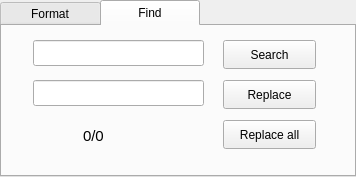
<?xml version="1.0" encoding="UTF-8"?>
<ui version="4.0">
 <class>SearchWidget</class>
 <widget class="QWidget" name="SearchWidget">
  <property name="geometry">
   <rect>
    <x>0</x>
    <y>0</y>
    <width>356</width>
    <height>177</height>
   </rect>
  </property>
  <property name="minimumSize">
   <size>
    <width>300</width>
    <height>177</height>
   </size>
  </property>
  <property name="maximumSize">
   <size>
    <width>1020010</width>
    <height>177</height>
   </size>
  </property>
  <property name="windowTitle">
   <string>Form</string>
  </property>
  <layout class="QVBoxLayout" name="verticalLayout">
   <property name="spacing">
    <number>0</number>
   </property>
   <property name="leftMargin">
    <number>0</number>
   </property>
   <property name="topMargin">
    <number>0</number>
   </property>
   <property name="rightMargin">
    <number>0</number>
   </property>
   <property name="bottomMargin">
    <number>0</number>
   </property>
   <item>
    <widget class="QWidget" name="widget" native="true">
     <layout class="QHBoxLayout" name="horizontalLayout">
      <property name="leftMargin">
       <number>0</number>
      </property>
      <property name="topMargin">
       <number>0</number>
      </property>
      <property name="rightMargin">
       <number>0</number>
      </property>
      <property name="bottomMargin">
       <number>0</number>
      </property>
      <item>
       <widget class="QTabWidget" name="tabWidget1">
        <property name="styleSheet">
         <string notr="true">QTabBar::tab {
    width: 100px;
}
</string>
        </property>
        <property name="currentIndex">
         <number>1</number>
        </property>
        <widget class="QWidget" name="tab">
         <attribute name="title">
          <string>Format</string>
         </attribute>
         <layout class="QVBoxLayout" name="verticalLayout_3">
          <item alignment="Qt::AlignHCenter">
           <widget class="QWidget" name="widget_3" native="true">
            <property name="minimumSize">
             <size>
              <width>350</width>
              <height>140</height>
             </size>
            </property>
            <property name="maximumSize">
             <size>
              <width>35</width>
              <height>140</height>
             </size>
            </property>
            <property name="layoutDirection">
             <enum>Qt::LeftToRight</enum>
            </property>
            <widget class="QPushButton" name="pushButton_4">
             <property name="geometry">
              <rect>
               <x>10</x>
               <y>10</y>
               <width>93</width>
               <height>29</height>
              </rect>
             </property>
             <property name="text">
              <string>Bold</string>
             </property>
            </widget>
            <widget class="QPushButton" name="pushButton_5">
             <property name="geometry">
              <rect>
               <x>10</x>
               <y>40</y>
               <width>93</width>
               <height>29</height>
              </rect>
             </property>
             <property name="text">
              <string>Italic</string>
             </property>
            </widget>
            <widget class="QPushButton" name="pushButton_6">
             <property name="geometry">
              <rect>
               <x>10</x>
               <y>70</y>
               <width>93</width>
               <height>29</height>
              </rect>
             </property>
             <property name="text">
              <string>Underline</string>
             </property>
            </widget>
            <widget class="QSpinBox" name="spinBox">
             <property name="geometry">
              <rect>
               <x>120</x>
               <y>40</y>
               <width>81</width>
               <height>26</height>
              </rect>
             </property>
             <property name="minimum">
              <number>6</number>
             </property>
             <property name="maximum">
              <number>54</number>
             </property>
             <property name="value">
              <number>12</number>
             </property>
            </widget>
            <widget class="QLabel" name="label_2">
             <property name="geometry">
              <rect>
               <x>120</x>
               <y>10</y>
               <width>91</width>
               <height>31</height>
              </rect>
             </property>
             <property name="font">
              <font>
               <pointsize>12</pointsize>
              </font>
             </property>
             <property name="text">
              <string>Font size</string>
             </property>
            </widget>
            <widget class="QLabel" name="label_3">
             <property name="geometry">
              <rect>
               <x>220</x>
               <y>10</y>
               <width>91</width>
               <height>31</height>
              </rect>
             </property>
             <property name="font">
              <font>
               <pointsize>12</pointsize>
              </font>
             </property>
             <property name="text">
              <string>Color</string>
             </property>
            </widget>
            <widget class="QPushButton" name="pushButton_7">
             <property name="geometry">
              <rect>
               <x>210</x>
               <y>40</y>
               <width>93</width>
               <height>29</height>
              </rect>
             </property>
             <property name="text">
              <string>Pick</string>
             </property>
            </widget>
            <widget class="QPushButton" name="pushButton_8">
             <property name="geometry">
              <rect>
               <x>120</x>
               <y>70</y>
               <width>93</width>
               <height>29</height>
              </rect>
             </property>
             <property name="text">
              <string>Advanced</string>
             </property>
            </widget>
           </widget>
          </item>
         </layout>
        </widget>
        <widget class="QWidget" name="tab_2">
         <property name="styleSheet">
          <string notr="true"/>
         </property>
         <attribute name="title">
          <string>Find</string>
         </attribute>
         <layout class="QVBoxLayout" name="verticalLayout_2">
          <property name="leftMargin">
           <number>0</number>
          </property>
          <property name="topMargin">
           <number>0</number>
          </property>
          <property name="rightMargin">
           <number>0</number>
          </property>
          <property name="bottomMargin">
           <number>0</number>
          </property>
          <item alignment="Qt::AlignHCenter">
           <widget class="QWidget" name="widget_2" native="true">
            <property name="minimumSize">
             <size>
              <width>350</width>
              <height>140</height>
             </size>
            </property>
            <property name="maximumSize">
             <size>
              <width>35</width>
              <height>140</height>
             </size>
            </property>
            <property name="layoutDirection">
             <enum>Qt::LeftToRight</enum>
            </property>
            <widget class="QPushButton" name="pushButton">
             <property name="geometry">
              <rect>
               <x>220</x>
               <y>10</y>
               <width>93</width>
               <height>29</height>
              </rect>
             </property>
             <property name="text">
              <string>Search</string>
             </property>
            </widget>
            <widget class="QPushButton" name="pushButton_2">
             <property name="geometry">
              <rect>
               <x>220</x>
               <y>50</y>
               <width>93</width>
               <height>29</height>
              </rect>
             </property>
             <property name="text">
              <string>Replace</string>
             </property>
            </widget>
            <widget class="QPushButton" name="pushButton_3">
             <property name="geometry">
              <rect>
               <x>220</x>
               <y>90</y>
               <width>93</width>
               <height>29</height>
              </rect>
             </property>
             <property name="text">
              <string>Replace all</string>
             </property>
            </widget>
            <widget class="QLabel" name="label">
             <property name="geometry">
              <rect>
               <x>80</x>
               <y>90</y>
               <width>63</width>
               <height>32</height>
              </rect>
             </property>
             <property name="font">
              <font>
               <pointsize>11</pointsize>
              </font>
             </property>
             <property name="text">
              <string>0/0</string>
             </property>
            </widget>
            <widget class="QLineEdit" name="lineEdit">
             <property name="geometry">
              <rect>
               <x>30</x>
               <y>10</y>
               <width>171</width>
               <height>26</height>
              </rect>
             </property>
            </widget>
            <widget class="QLineEdit" name="lineEdit_2">
             <property name="geometry">
              <rect>
               <x>30</x>
               <y>50</y>
               <width>171</width>
               <height>26</height>
              </rect>
             </property>
            </widget>
           </widget>
          </item>
         </layout>
        </widget>
       </widget>
      </item>
     </layout>
    </widget>
   </item>
  </layout>
 </widget>
 <resources/>
 <connections/>
</ui>
